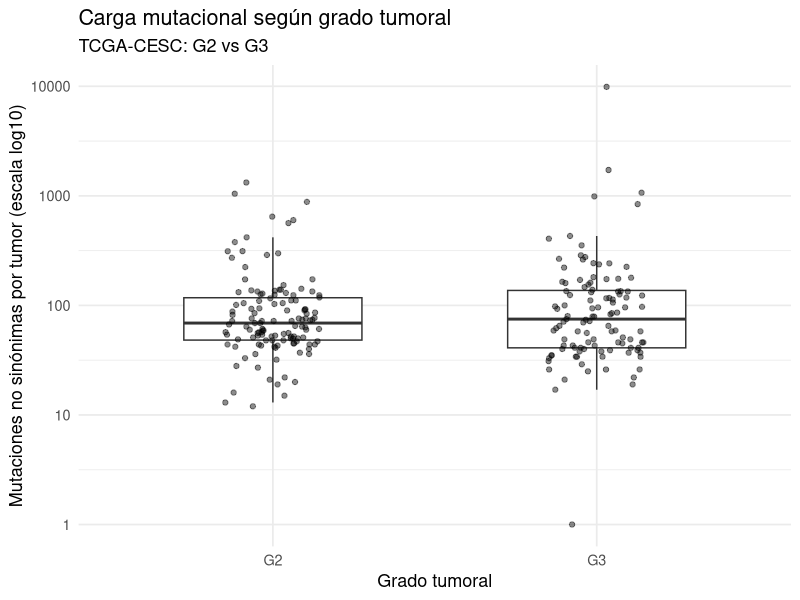
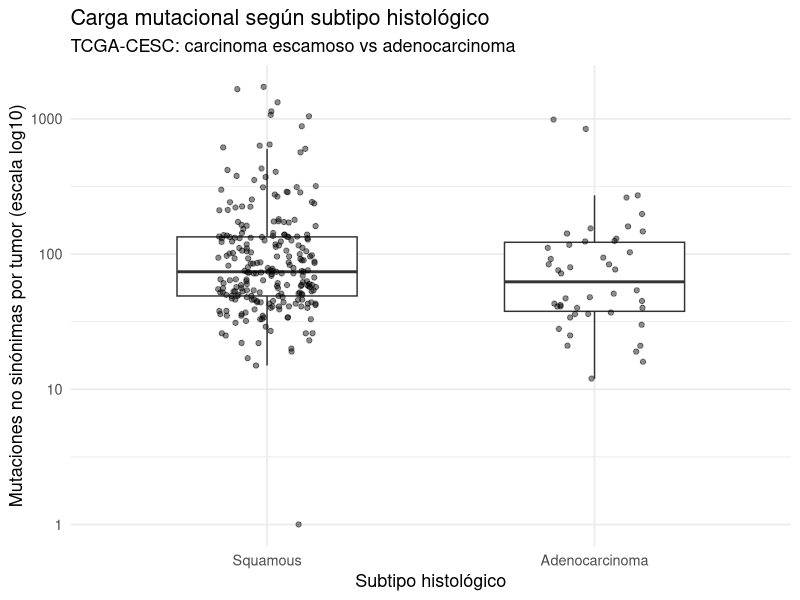

Write R code to recreate these figures, in order.
library(readr)
library(dplyr)
library(ggplot2)

dir.create("results/tcga/figures", recursive = TRUE, showWarnings = FALSE)

df <- read_csv(
  "results/tcga/tcga_cesc_mutation_burden.csv",
  show_col_types = FALSE
)

# ============================================================
# G2 vs G3
# ============================================================

grade_df <- df %>%
  filter(tumor_grade %in% c("G2", "G3")) %>%
  mutate(tumor_grade = factor(tumor_grade, levels = c("G2", "G3")))

grade_summary <- grade_df %>%
  group_by(tumor_grade) %>%
  summarise(
    n = n(),
    median = median(mutation_burden),
    Q1 = quantile(mutation_burden, 0.25),
    Q3 = quantile(mutation_burden, 0.75),
    mean = mean(mutation_burden),
    min = min(mutation_burden),
    max = max(mutation_burden),
    .groups = "drop"
  )

grade_test <- wilcox.test(
  mutation_burden ~ tumor_grade,
  data = grade_df,
  exact = FALSE
)

cat("\n===== G2 vs G3 =====\n")
print(grade_summary)
cat("\nWilcoxon p-value:", grade_test$p.value, "\n")

write_csv(
  grade_summary,
  "results/tcga/mutation_burden_grade_summary.csv"
)

p_grade <- ggplot(
  grade_df,
  aes(x = tumor_grade, y = mutation_burden)
) +
  geom_boxplot(
    outlier.shape = NA,
    width = 0.55
  ) +
  geom_jitter(
    width = 0.15,
    alpha = 0.45,
    size = 1.5
  ) +
  scale_y_log10() +
  labs(
    title = "Carga mutacional según grado tumoral",
    subtitle = "TCGA-CESC: G2 vs G3",
    x = "Grado tumoral",
    y = "Mutaciones no sinónimas por tumor (escala log10)"
  ) +
  theme_minimal(base_size = 13)

ggsave(
  "results/tcga/figures/tcga_mutation_burden_G2_vs_G3.png",
  p_grade,
  width = 7,
  height = 6,
  dpi = 300
)

# ============================================================
# Squamous vs Adenocarcinoma
# ============================================================

hist_df <- df %>%
  filter(histology_group %in% c("Squamous", "Adenocarcinoma")) %>%
  mutate(
    histology_group = factor(
      histology_group,
      levels = c("Squamous", "Adenocarcinoma")
    )
  )

hist_summary <- hist_df %>%
  group_by(histology_group) %>%
  summarise(
    n = n(),
    median = median(mutation_burden),
    Q1 = quantile(mutation_burden, 0.25),
    Q3 = quantile(mutation_burden, 0.75),
    mean = mean(mutation_burden),
    min = min(mutation_burden),
    max = max(mutation_burden),
    .groups = "drop"
  )

hist_test <- wilcox.test(
  mutation_burden ~ histology_group,
  data = hist_df,
  exact = FALSE
)

cat("\n===== SQUAMOUS vs ADENOCARCINOMA =====\n")
print(hist_summary)
cat("\nWilcoxon p-value:", hist_test$p.value, "\n")

write_csv(
  hist_summary,
  "results/tcga/mutation_burden_histology_summary.csv"
)

p_hist <- ggplot(
  hist_df,
  aes(x = histology_group, y = mutation_burden)
) +
  geom_boxplot(
    outlier.shape = NA,
    width = 0.55
  ) +
  geom_jitter(
    width = 0.15,
    alpha = 0.45,
    size = 1.5
  ) +
  scale_y_log10() +
  labs(
    title = "Carga mutacional según subtipo histológico",
    subtitle = "TCGA-CESC: carcinoma escamoso vs adenocarcinoma",
    x = "Subtipo histológico",
    y = "Mutaciones no sinónimas por tumor (escala log10)"
  ) +
  theme_minimal(base_size = 13)

ggsave(
  "results/tcga/figures/tcga_mutation_burden_histology.png",
  p_hist,
  width = 7,
  height = 6,
  dpi = 300
)

cat("\nFiguras creadas en results/tcga/figures/\n")
